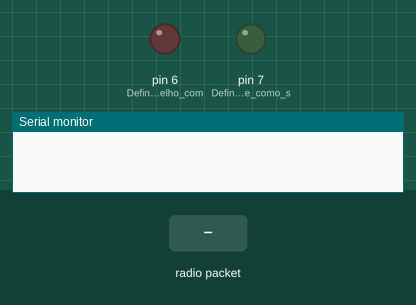
Bench run of a sketch on a simulated Arduino Uno, built with avr-gcc and run on an emulated ATmega328P. Shown: output pins drawn as LEDs (lit = HIGH), the last lines printed to the serial monitor. The test bench sets the inputs (shaded band). No radio packets arrive unless stated.

Above: at 1.2 s.
1.3 s: radio packet "Mensagem ESP32" arrives
At 2.5 s:
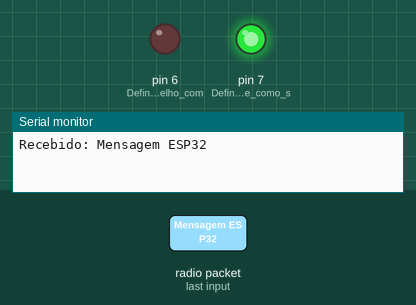
Timing chart, 0 to 7.8 s (numbered marks = the images above; inputs shaded):
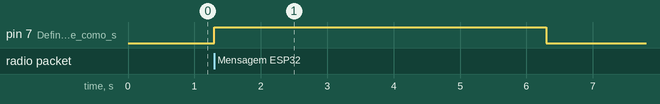

Measured:
- after the input at 1.3 s, pin 7 (Define_o_LED_verde_como_s): LOW → HIGH at once, → LOW 5.0 s later

The sketch:

Teste_ARDUINO_Recepcao_NRF24L01.ino
```cpp
//Importação das bibliotecas utilizadas
#include <SPI.h>
#include <nRF24L01.h>
#include <RF24.h>

RF24 radio(9, 10); // Definição dos pinos CE e CSN
const byte address[6] = "00001"; //Define o endereço de comunicação

void setup() {
  Serial.begin(9600); //Inicia o Monitor serial com uma taxa de 9600
  radio.begin(); //Inicializa o módulo NRF24L01 e configura a comunicação SPI para começar a operar.
  radio.openReadingPipe(0, address); //Abre o canal de recepção no endereço especificado
  radio.setPALevel(RF24_PA_MIN); //Define o nível de potência de transmissão como mínimo (menor alcance e consumo)
  radio.startListening(); //Ativa o modo de recepção

  pinMode(7, OUTPUT); //Define o LED verde como saída
  pinMode(6, OUTPUT); //Define o LED vermelho como saída
}

void loop() {
  digitalWrite(7, LOW); //Apaga o LED verde ao entrar no loop
  digitalWrite(6, LOW); //Apaga o LED vermelho ao entrar no loop

  if (radio.available()) {
    char text[32] = ""; //Cria a variável texto, para armazenar a mensagem recebida
    radio.read(&text, sizeof(text)); //Recebe a mensagem e armazena na variável "text"

    if (strcmp(text, "Mensagem ESP32") == 0){ //Caso a mensagem recebida seja a correta
      Serial.print("Recebido: ");//Mostra o texto no serial monitor
      Serial.println(text);
      digitalWrite(7, HIGH);//Acende o LED verde
      delay(5000);//Delay de 5 segundos
    }
    else{//Caso a mensagem recebida seja a incorreta
      digitalWrite(6, HIGH);//Acende o LED vermelho
      Serial.println("Mensagem Incorreta!");//Emissão de mensagem incorreta recebida
      delay(5000);//Delay de 5 segundos
    }
    digitalWrite(7, LOW); //Apaga o LED verde
    digitalWrite(6, LOW); //Apaga o LED vermelho
    delay(10000); //Delay de 10 segundos

  }
}
```
